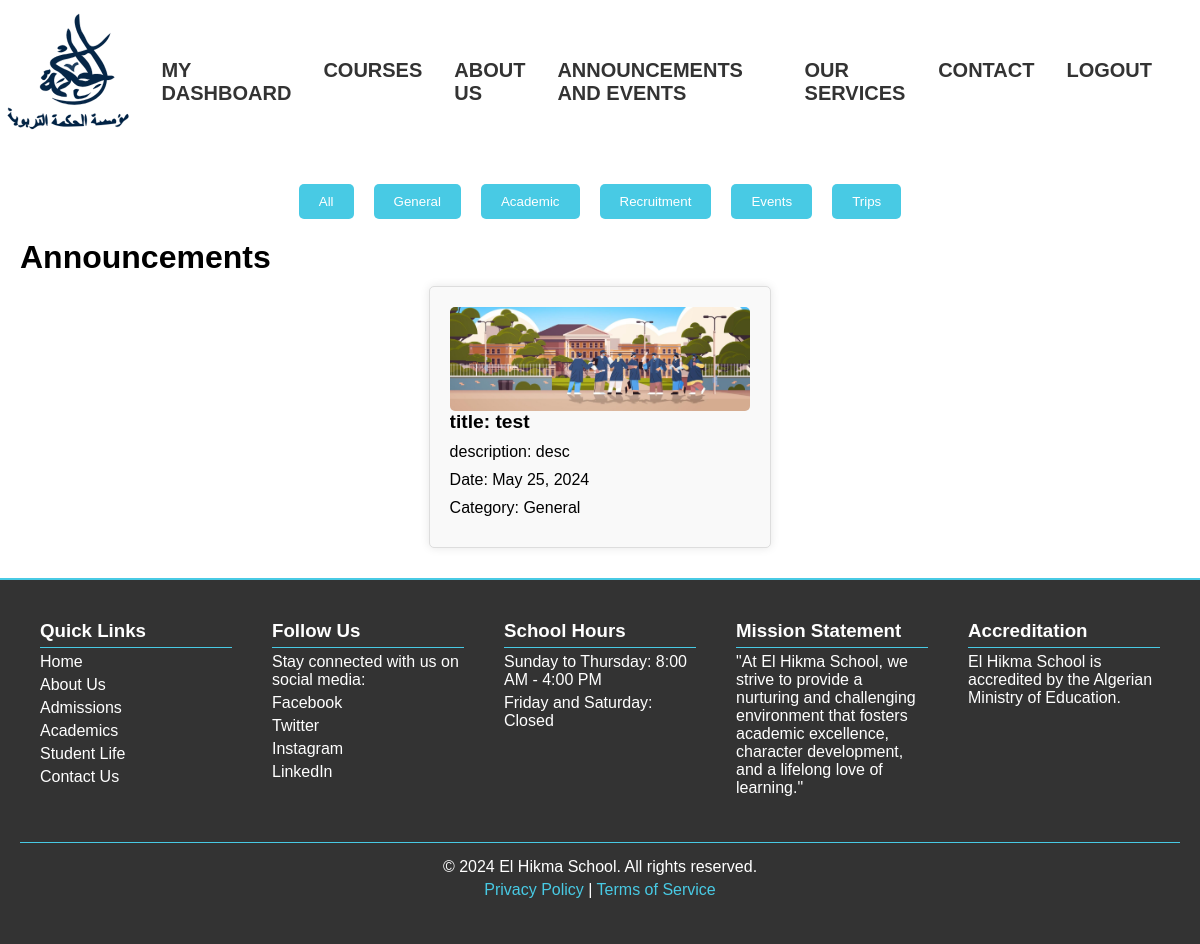
/events/ (signed in), run on an earlier commit of the app's database.
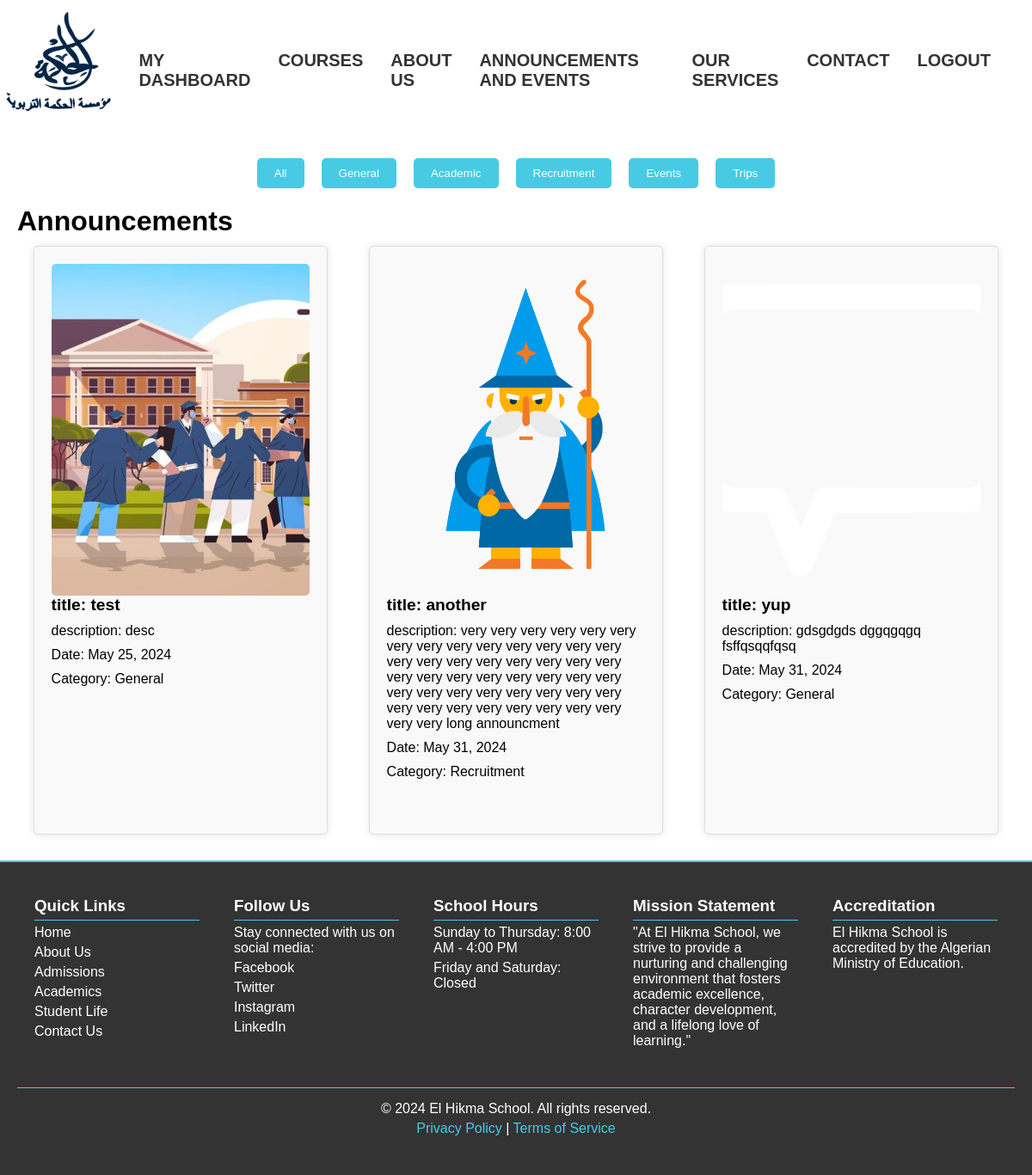
And on a later commit of the database.
### core/models.py (models this page shows, shortened)
class Announcements(models.Model):
    CATEGORY_CHOICES = [
        ('General', 'General'),
        ('Academic', 'Academic'),
        ('Recruitment', 'Recruitment'),
        ('Events', 'Events'),
        ('Trips', 'Trips'),
    ]
    title = models.CharField(max_length=255)
    description = models.TextField()
    date = models.DateField()
    category=models.CharField(max_length=255, choices=CATEGORY_CHOICES, default='General')
    is_user_only= models.BooleanField(default=False)
    active=models.BooleanField(default=False)
    photo= models.ImageField(upload_to='announcements/', null=True, blank=True)
    class Meta:
        verbose_name_plural = 'Announcements'

### core/views.py (the view)
# urls.py: path('events/', views.announcements, name='events'),
def announcements(request):
    if request.user.is_authenticated:
        announcements = Announcements.objects.filter(active=True)
    else:
        announcements = Announcements.objects.filter(is_user_only=False, active=True)
    context = {'announcements': announcements}
    return render(request, 'core/user_announcements.html', context)

### core/templates/core/user_announcements.html (shortened to what this page needs)
{%load static %}
<!DOCTYPE html>
<html lang="en">
<head>
    <link rel="stylesheet" href="{% static 'css/annonce.css' %}">
    <link href="https://cdn.jsdelivr.net/npm/remixicon@2.5.0/fonts/remixicon.css" rel="stylesheet">
</head>
<body>
    <div class="navbar-links">
        <a href="{% url 'home' %}"><img src="{% static 'logo-blue-vecto.svg' %}" alt="Logo"></a>
        <ul>
            {% if user.is_authenticated %}
                <li>
                    <a href="{% url 'dashboard' %}">MY DASHBOARD</a>
                </li>
                <li><a href=" {% url 'Courses' %} ">COURSES</a></li>
            {% endif %}
            <li>
                <a href="{% url 'about' %}">ABOUT US</a>
            </li>
            <li>
                <a href="{% url 'events' %}"> ANNOUNCEMENTS AND EVENTS</a>
            </li>
            <li>
                <a href="{% url 'services' %}">OUR SERVICES</a>
            </li>
            <li>
                <a href="{% url 'contact' %}">CONTACT</a>
            </li>
            <li >
                {% if user.is_authenticated %}
                    <form action="{% url 'logout' %}" method="post">
                        <button type="submit" style="background: transparent; border: none;color: #333;font-size: 20px; font-weight:600;">LOGOUT</button>
                    </form>
                </li>
                <li>
                {% else %}
                    <a href="{% url 'login' %}">LOGIN</a>
                {% endif %}
            </li>
        </ul>
    </div>
    <div class="announcements-container">
        <div class="categories">
            <button class="category-button" data-category="all">All</button>
            <button class="category-button" data-category="General">General</button>
            <button class="category-button" data-category="Academic">Academic</button>
            <button class="category-button" data-category="Recruitment">Recruitment</button>
            <button class="category-button" data-category="Events">Events</button>
            <button class="category-button" data-category="Trips">Trips</button>
        </div>
        <h1>Announcements</h1>
        <div class="announcements">
        {% for announcement in announcements %}
        <div class="announcement-box" data-category="{{ announcement.category }}">
            <div class="top">
                {% if announcement.photo %}
                <img src="{{ announcement.photo.url }}" alt="{{ announcement.title }}">
                {% endif %}
            </div>
            <div class="buttom">
                <h3>title: {{ announcement.title }}</h3>
                <p>description: {{ announcement.description }}</p>
                <p class="date">Date: {{ announcement.date }}</p>
                <p class="category">Category: {{ announcement.get_category_display }}</p>
            </div>
        </div>
        {% empty %}
        <p>No announcements at this time.</p>
        {% endfor %}
    </div>
    </div>
    <footer>
        <div class="footer-container">
            <div class="footer-section">
                <h3>Quick Links</h3>
                <ul>
                    <li><a href="#">Home</a></li>
                    <li><a href="#">About Us</a></li>
                    <li><a href="#">Admissions</a></li>
                    <li><a href="#">Academics</a></li>
                    <li><a href="#">Student Life</a></li>
                    <li><a href="#">Contact Us</a></li>
                </ul>
            </div>
            <div class="footer-section">
                <h3>Follow Us</h3>
                <p>Stay connected with us on social media:</p>
                <ul>
                    <li><a href="#">Facebook</a></li>
                    <li><a href="#">Twitter</a></li>
                    <li><a href="#">Instagram</a></li>
                    <li><a href="#">LinkedIn</a></li>
                </ul>
            </div>
            <div class="footer-section">
                <h3>School Hours</h3>
                <p>Sunday to Thursday: 8:00 AM - 4:00 PM</p>
                <p>Friday and Saturday: Closed</p>
            </div>
            <div class="footer-section">
                <h3>Mission Statement</h3>
                <p>"At El Hikma School, we strive to provide a nurturing and challenging environment that fosters academic excellence, character development, and a lifelong love of learning."</p>
            </div>
            <div class="footer-section">
                <h3>Accreditation</h3>
                <p>El Hikma School is accredited by the Algerian Ministry of Education.</p>
            </div>
        </div>
        <div class="footer-section legal">
            <p>© 2024 El Hikma School. All rights reserved.</p>
            <p><a href="#">Privacy Policy</a> | <a href="#">Terms of Service</a></p>
        </div>
    </footer>
</body>
</html>

### core/static/css/annonce.css (style rules this page uses)
* { margin: 0; padding: 0; box-sizing: border-box; }
body { height: 100vh; font-family: Arial, sans-serif; display: flex; flex-direction: column; min-width: min-content; }
.navbar-links { display: flex; justify-content: space-between; align-items: center; background-color: transparent; padding: 0px 0px; }
.navbar-links ul { display: flex; justify-content: space-around; list-style-type: none; }
.navbar-links ul li { right: 1em; padding-left:1em ; padding-right: 1em; }
.navbar-links ul li a { color: #333; text-decoration: none; font-size: 20px; font-weight: 600; }
.navbar-links a img { height: 160px; }
.announcements-container { padding: 20px; flex: 1; }
.categories { display: flex; justify-content: center; margin-bottom: 20px; }
.category-button { background-color: #48cae4; color: #fff; border: none; padding: 10px 20px; margin: 0 10px; cursor: pointer; border-radius: 5px; }
.announcements { display: flex; flex-wrap: wrap; justify-content: space-around; gap: 10px; }
.announcement-box { background-color: #f9f9f9; border: 1px solid #ddd; border-radius: 5px; padding: 20px; margin: 10px; box-shadow: 0 0 10px rgba(0, 0, 0, 0.1); flex: 1 1 calc(33% - 40px); max-width: calc(33% - 40px); box-sizing: border-box; overflow: hidden; display: flex; flex-direction: column; }
.announcement-box h3 { margin-bottom: 10px; font-size: 1.2rem; text-overflow: ellipsis; white-space: nowrap; overflow: hidden; }
.announcement-box p { margin: 10px 0; overflow: hidden; text-overflow: ellipsis; }
.announcement-box .date, .announcement-box .category { margin-top: auto; }
.top { max-width: 100%; border-radius: 5px; height: 60%; overflow: hidden; }
.top img { width: 100%; height: 100%; object-fit: cover; }
footer { background-color: #333; color: #fff; border-top: 2px solid #48cae4; width: 100%; display: flex; flex-direction: column; text-align: left; padding: 20px; position: relative; }
.footer-container { display: flex; justify-content: space-between; flex-wrap: wrap; }
.footer-section { padding: 20px; flex: 1; min-width: 200px; text-align: left; }
.footer-section h3 { border-bottom: 1px solid #48cae4; padding-bottom: 5px; }
.footer-section ul { list-style: none; padding: 0; }
.footer-section ul li { margin: 5px 0; }
.footer-section ul li a { color: #fff; text-decoration: none; }
.footer-section p { margin: 5px 0; }
.legal { text-align: center; width: 100%; border-top: 1px solid #48cae4; padding-top: 10px; margin-top: 20px; }
.legal p { margin: 5px 0; }
.legal a { color: #48cae4; text-decoration: none; }

What changed in the data, as far as the page shows it:
added Announcements: photo (picture), title "another", description "very very very very very very very very very very very very very very very very very very very very very very very very very very very very very very very very very very very very very very very very very very very very very very very very long announcment", date "May 31, 2024", category "Recruitment"
added Announcements: photo (picture), title "yup", description "gdsgdgds dggqgqgq fsffqsqqfqsq", date "May 31, 2024", category "General"
